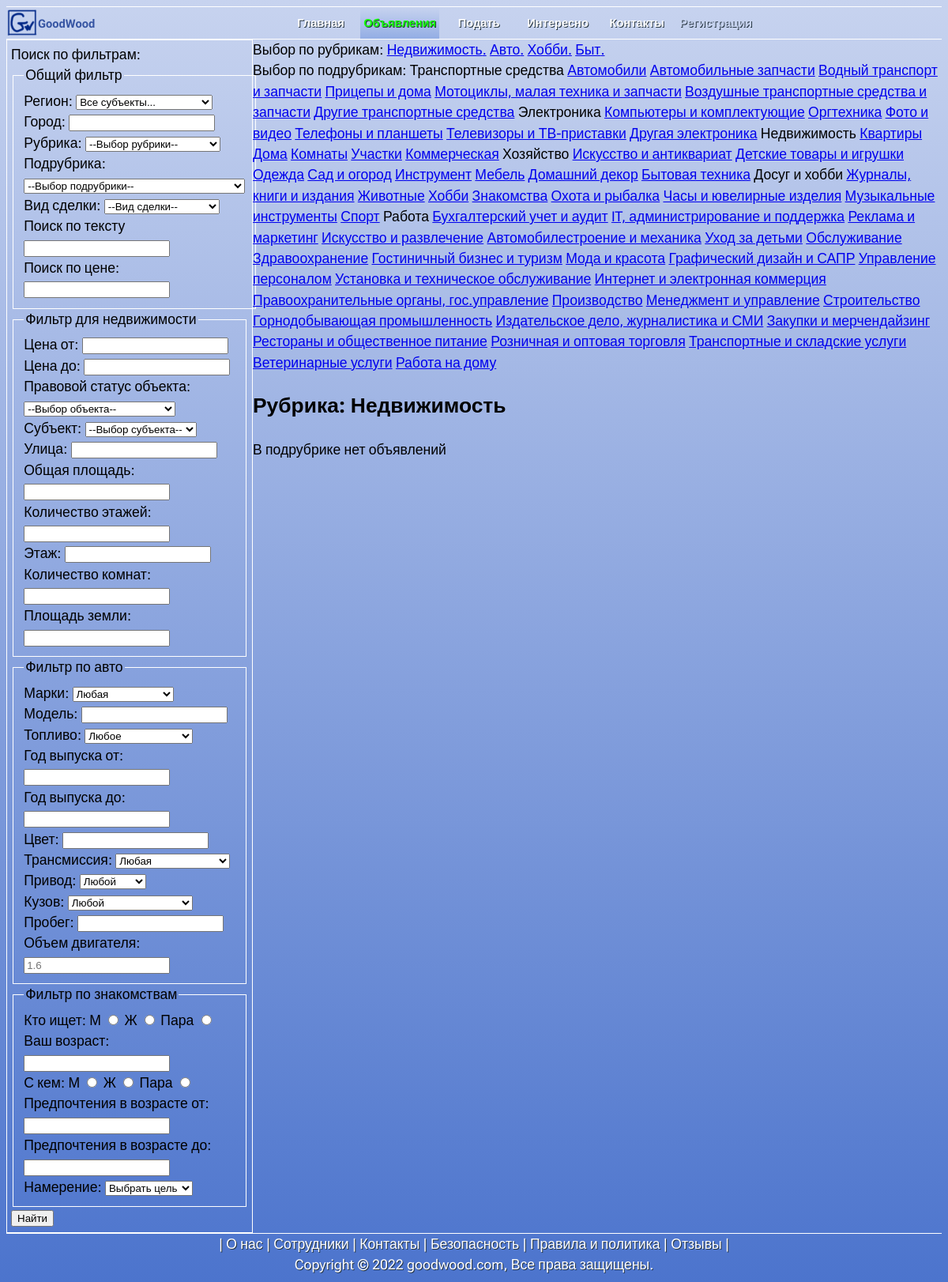
The app's page /all_adv/Квартиры/, older data.
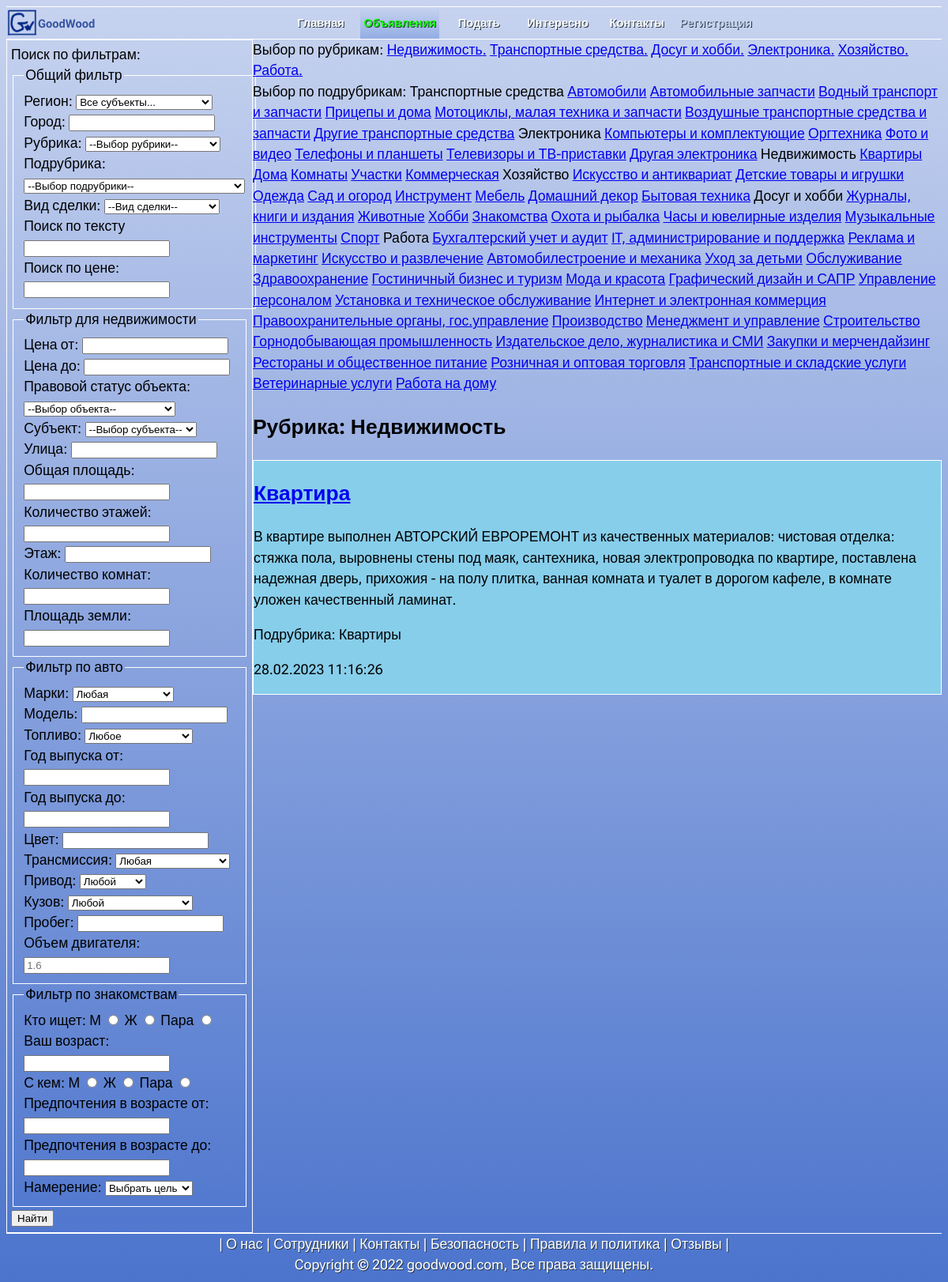
The same page, newer data.
### all_adv/models.py (models this page shows, shortened)
class Rubric(models.Model):
    name = models.CharField(max_length=45,db_index=True,verbose_name='Название')
    def get_absolute_url(self):
        return reverse('by_rubric',kwargs={'rubric_id': self.id})
    class Meta:
        verbose_name_plural = 'Рубрики'
        verbose_name = 'Рубрика'

class Adv(models.Model):
    is_active = models.BooleanField(default=True)
    title = models.CharField(max_length=50,verbose_name='Наименование', help_text='Это хелп')
    transaction = models.ForeignKey('Transaction',null=True,on_delete=models.PROTECT, verbose_name='Вид сделки')
    region = models.ForeignKey('Region', null=True, on_delete=models.PROTECT, verbose_name='Регион')
    city = models.CharField(max_length=50, verbose_name='Город',null=True)
    district_city = models.CharField(max_length=50, verbose_name='Район города',default='',blank =True)
    photo = models.ImageField(upload_to='photo/%Y/%m/%d/',
                              null=True, blank=True)
    user_name = models.CharField(max_length=50, verbose_name='Имя',null=True)
    phone_number = models.CharField(max_length=50,null=True,  verbose_name='Телефон')
    content = models.TextField(null=True,  verbose_name='Описание')
    price = models.FloatField(null=True,blank =True,verbose_name='Цена')
    rubric = models.ForeignKey('Rubric',null=True,on_delete=models.PROTECT, verbose_name='Рубрика')
    subrubric = models.CharField(max_length=70,blank =True, null=True,choices=SUB_RUBRICS, verbose_name='Подрубрика')
    published = models.DateTimeField(auto_now_add=True, db_index=True, verbose_name='Опубликовано от')
    update = models.DateTimeField(auto_now=True, db_index=True, verbose_name='Изменено  от')
    street = models.CharField(max_length=50, verbose_name='Улица',blank =True,default='')
    floors = models.CharField(max_length=50,null=True,blank =True,verbose_name='Этажей')
    floor = models.CharField(max_length=50,null=True,blank =True,verbose_name='Этаж')
    rooms = models.CharField(max_length=50,null=True,blank =True,verbose_name='Комнат')
    square_rooms = models.FloatField(null=True,blank =True,verbose_name='Площадь комнат')
    square_land = models.FloatField(null=True,blank =True,verbose_name='Площадь земли')
    law_status = models.ForeignKey('LawStatus',blank =True,null=True,on_delete=models.PROTECT, verbose_name='Статус')
    ower = models.ForeignKey('Subject',null=True,blank =True,on_delete=models.PROTECT, verbose_name='Субъект')
    car_mark = models.ForeignKey('CarMark',null=True,blank =True,on_delete=models.PROTECT, verbose_name='Марка')
    car_model = models.CharField(max_length=50, verbose_name='Модель',null=True,blank =True)
    car_year = models.CharField(max_length=50,null=True,blank =True,verbose_name='Год')
    car_fuel = models.ForeignKey('CarFuel',null=True,blank =True,on_delete=models.PROTECT, verbose_name='Топливо')
    car_color = models.CharField(max_length=50, verbose_name='Цвет',null=True,blank =True)
    car_body = models.ForeignKey('CarBody',null=True,on_delete=models.PROTECT, verbose_name='Кузов',blank =True)
    car_actuator = models.ForeignKey('CarActuator',null=True,on_delete=models.PROTECT, verbose_name='Привод',blank =True)
    car_transmission = models.ForeignKey('CarTransmission',null=True,on_delete=models.PROTECT, verbose_name='Коробка',blank =True)
    car_run = models.CharField(max_length=50,null=True,blank =True,verbose_name='Пробег')
    car_engine_capacity = models.FloatField(null=True,blank =True,verbose_name='Объем двигателя')
    who = models.CharField(max_length=50, verbose_name='Кто',null=True,blank =True)
    whom = models.CharField(max_length=50, verbose_name='Кого',null=True,blank =True)
    your_age = models.CharField(max_length=50,null=True,blank =True,verbose_name='Возраст Ваш')
    intention_age = models.CharField(max_length=50,null=True,blank =True,verbose_name='Возраст поиска')
    intention = models.ForeignKey('Intention',null=True,on_delete=models.PROTECT, verbose_name='Намерение',blank =True)
    salary = models.CharField(max_length=50,null=True,blank =True,verbose_name='Зарплата от')
    mode = models.CharField(max_length=50, verbose_name='Режим работы',null=True,blank =True)
    class Meta:
        verbose_name_plural='Объявления'
        verbose_name = 'Объявление'
        ordering = ['-published']

### all_adv/views.py (the view)
# urls.py: path('<str:subrubric>/', by_subrubric, name='by_subrubric'),
def by_subrubric(requests,subrubric):
    advs_by_subrub = Adv.objects.filter(subrubric=subrubric)
    rubrics = Rubric.objects.all()
    current_rubric_for_find =''
    for key in RUBRIC_ARR_FOR_FIND:
        if subrubric in key:
            current_rubric_for_find = key[subrubric]
    context = {
        'advs_by_subrub':advs_by_subrub,
        'SUB_RUBRICS_ARR': SUB_RUBRICS_ARR,
        'RUBRIC_ARR': RUBRIC_ARR,
        'rubrics': rubrics,
        'current_rubric_for_find' : current_rubric_for_find,
        'menu': menu,
        'page': 'all_advs',
        }
    return render(requests,'all_adv/by_subrubric.html',context)

### all_adv/templates/all_adv/by_subrubric.html (shortened to what this page needs)
{% extends "layout/base.html" %}
{% block content %}
     Выбор по рубрикам:
    {% for rubric in  rubrics %}
        <a href="{{rubric.get_absolute_url}}">{{rubric.name}}.</a>
    {% endfor %}<br>
    Выбор по подрубрикам:
    {% for r in SUB_RUBRICS_ARR %}
        {% if r in RUBRIC_ARR %}
            {{r}}
        {% else %}
            <a href="{% url 'by_subrubric' r %}">{{r}}</a>
        {% endif  %}
    {% endfor %}
<h2>Рубрика: {{ current_rubric_for_find }}</h2>
{% if advs_by_subrub|length > 0  %}
{% for adv in advs_by_subrub %}
    <div class="adv-card">
        <h2><a href="{% url 'adv' adv.id %}">{{ adv.title }}</a></h2>
        <p>{{ adv.content }}</p>
        <p>Подрубрика: {{ adv.subrubric }}</p>
        <p>{{ adv.published|date:'d.m.Y H:i:s' }}</p>
    </div>
    {%  endfor %}
{% else %}
    В подрубрике нет объявлений
{% endif %}
{% endblock %}

Row changes from the older to the newer data that the page shows:
changed Rubric: name "Авто" → "Транспортные средства"
changed Rubric: name "Хобби" → "Досуг и хобби"
changed Rubric: name "Быт" → "Электроника"
added Rubric: name "Хозяйство"
added Rubric: name "Работа"
now on this page (row edited): Adv: title "Квартира", content "В квартире выполнен АВТОРСКИЙ ЕВРОРЕМОНТ из качественных материалов: чистовая отделка: стяжка пола, выровнены стены под маяк, сантехника, новая электропроводка по квартире, поставлена надежная дверь, прихожия - на полу плитка, ванная комната и туалет в дорогом кафеле, в комнате уложен качественный ламинат.", subrubric "Квартиры", published "28.02.2023 11:16:26"
Text that changed along with them:
text no longer shown: "В подрубрике нет объявлений"
